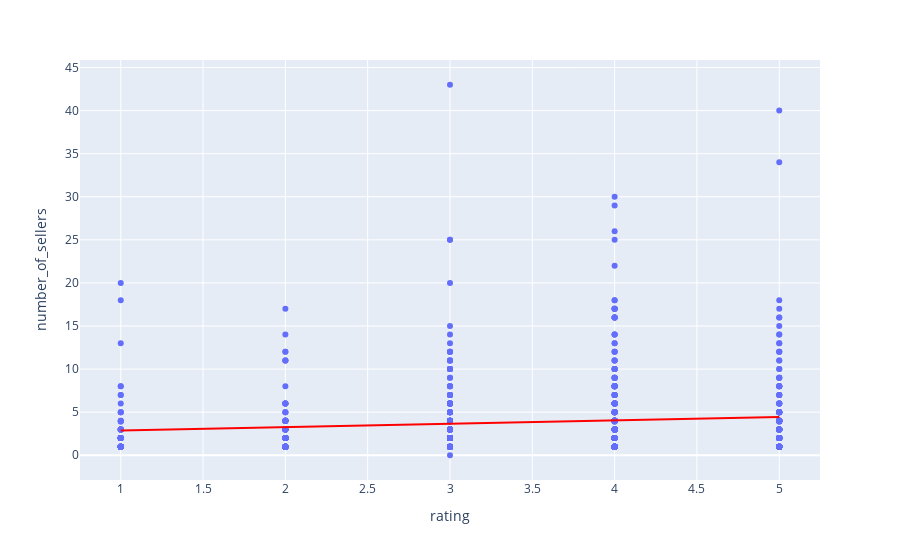

Here is the notebook cell this chart was saved with:
### Code cell
fig = px.scatter(df, x="rating", y="number_of_sellers", trendline="ols", trendline_color_override="red")
fig.show()

results = px.get_trendline_results(fig)

### Figure 1 — Plotly figure (JSON) as saved in the notebook; plotly's stock layout.template omitted (floating-point values rounded to 4 significant figures; data arrays with more than 128 entries replaced by an {"elided": "..."} marker saying what was removed)
{"data": [{"hovertemplate": "rating=%{x}<br>number_of_sellers=%{y}<extra></extra>", "legendgroup": "", "marker": {"color": "#636efa", "symbol": "circle"}, "mode": "markers", "name": "", "orientation": "v", "showlegend": false, "type": "scatter", "x": {"elided": "898 int values"}, "xaxis": "x", "y": {"elided": "898 float values"}, "yaxis": "y"}, {"hovertemplate": "<b>OLS trendline</b><br>number_of_sellers = 0.38694 * rating + 2.49655<br>R<sup>2</sup>=0.010260<br><br>rating=%{x}<br>number_of_sellers=%{y} <b>(trend)</b><extra></extra>", "legendgroup": "", "line": {"color": "red"}, "marker": {"color": "#636efa", "symbol": "circle"}, "mode": "lines", "name": "", "showlegend": false, "type": "scatter", "x": {"elided": "898 int values"}, "xaxis": "x", "y": {"elided": "898 float values"}, "yaxis": "y"}], "layout": {"legend": {"tracegroupgap": 0}, "margin": {"t": 60}, "xaxis": {"anchor": "y", "domain": [0, 1], "title": {"text": "rating"}}, "yaxis": {"anchor": "x", "domain": [0, 1], "title": {"text": "number_of_sellers"}}}}
